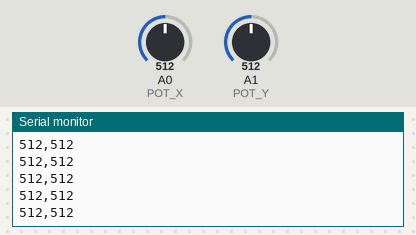
Simulated run of this sketch. Board: Arduino Uno, built with avr-gcc and run on an emulated ATmega328P. Shown: the last lines printed to the serial monitor. The inputs (shaded band) are chosen by the test bench; at power-on: A0 (POT_X) = 512, A1 (POT_Y) = 512.

Above: at 1.2 s.
1.3 s: A0 (POT_X) set to 716
At 1.8 s:
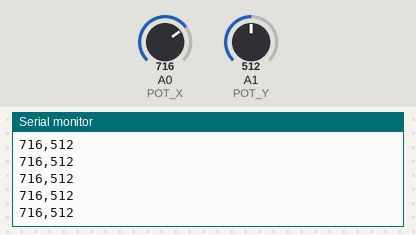
4.3 s: A1 (POT_Y) set to 716
At 5.0 s:
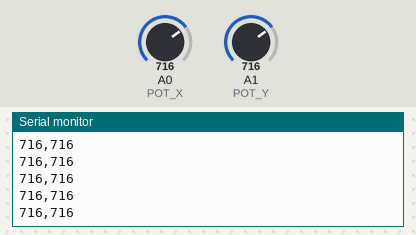
5.8 s: A0 (POT_X) set to 900
At 6.4 s:
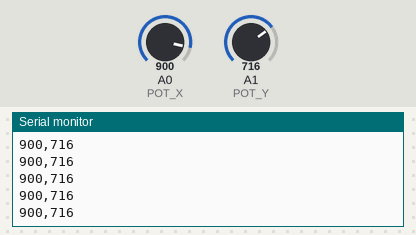
7.3 s: A1 (POT_Y) set to 900
At 8.1 s:
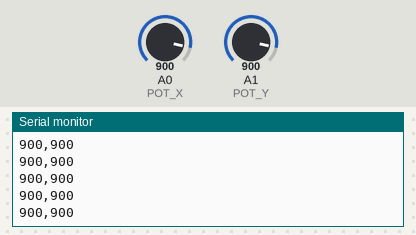
Timing chart, 0 to 9.8 s (numbered marks = the images above; inputs shaded):
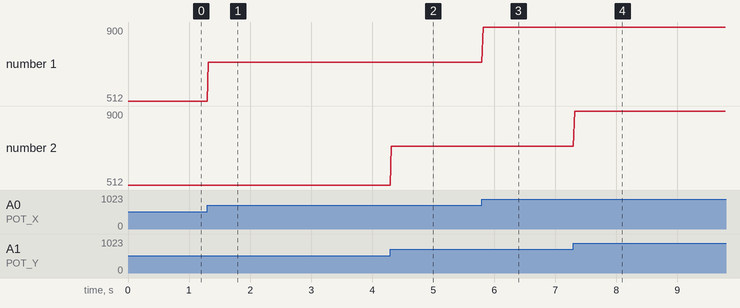

The sketch:

etch_a_sketch.ino
```cpp
int POT_X = A0;
int POT_Y = A1;

void setup() {
  Serial.begin(9600);
}

void loop() {
  int x = analogRead(POT_X);
  int y = analogRead(POT_Y);

  // Send both values separated by a comma
  Serial.print(x);
  Serial.print(",");
  Serial.println(y);

  delay(20);
}
```

Measured:
- after the input at 1.3 s, the serial monitor: prints a new line at once (image 1)
- after the input at 4.3 s, the serial monitor: prints a new line at once (image 2)
- after the input at 5.8 s, the serial monitor: prints a new line at once (image 3)
- after the input at 7.3 s, the serial monitor: prints a new line at once (image 4)
- plotted number 1: 512 → 716 after the input at 1.3 s, 716 → 900 after the input at 5.8 s
